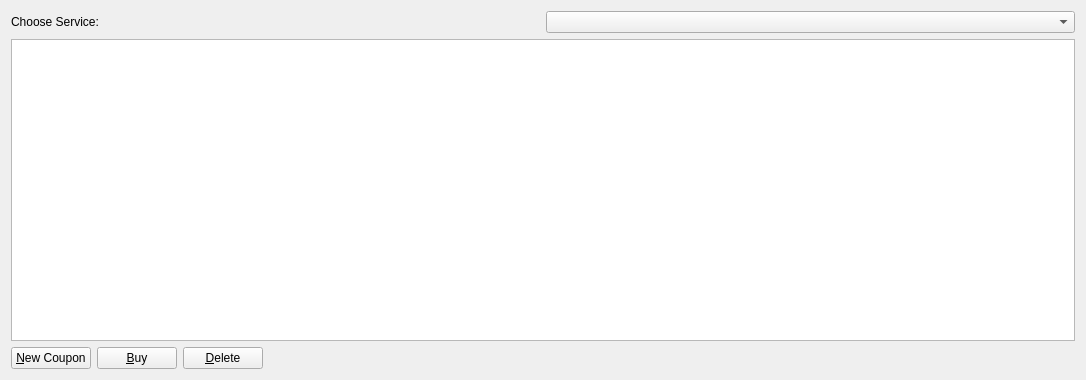
<?xml version="1.0" encoding="UTF-8"?>
<ui version="4.0">
    <class>CouponPage</class>
    <widget class="QWidget" name="CouponPage">
        <property name="geometry">
            <rect>
                <x>0</x>
                <y>0</y>
                <width>1086</width>
                <height>380</height>
            </rect>
        </property>
        <property name="windowTitle">
            <string>Coupon Page</string>
        </property>
        <layout class="QVBoxLayout" name="verticalLayout">
            <item>
                <layout class="QHBoxLayout" name="horizontalLayout">
                    <item>
                        <widget class="QLabel" name="serviceLabel">
                            <property name="text">
                                <string>Choose Service:</string>
                            </property>
                            <property name="alignment">
                                <set>Qt::AlignLeading|Qt::AlignLeft|Qt::AlignVCenter</set>
                            </property>
                        </widget>
                    </item>
                    <item>
                        <widget class="QComboBox" name="couponService">
                            <property name="toolTip">
                                <string>Choose the coupon service</string>
                            </property>
                        </widget>
                    </item>
                </layout>
            </item>
            <item>
                <widget class="QTableView" name="tableView">
                    <property name="font">
                        <font>
                            <family>Helvetica</family>
                            <weight>50</weight>
                            <bold>false</bold>
                        </font>
                    </property>
                    <property name="contextMenuPolicy">
                        <enum>Qt::CustomContextMenu</enum>
                    </property>
                    <property name="tabKeyNavigation">
                        <bool>false</bool>
                    </property>
                    <property name="alternatingRowColors">
                        <bool>true</bool>
                    </property>
                    <property name="selectionMode">
                        <enum>QAbstractItemView::SingleSelection</enum>
                    </property>
                    <property name="selectionBehavior">
                        <enum>QAbstractItemView::SelectRows</enum>
                    </property>
                    <property name="sortingEnabled">
                        <bool>true</bool>
                    </property>
                    <attribute name="verticalHeaderVisible">
                        <bool>false</bool>
                    </attribute>
                </widget>
            </item>
            <item>
                <layout class="QHBoxLayout" name="bottomLayout">
                    <item>
                        <widget class="QPushButton" name="newCoupon">
                            <property name="font">
                                <font>
                                    <family>Helvetica</family>
                                    <weight>50</weight>
                                    <bold>false</bold>
                                </font>
                            </property>
                            <property name="toolTip">
                                <string>Create a new coupon</string>
                            </property>
                            <property name="text">
                                <string>&amp;New Coupon</string>
                            </property>
                        </widget>
                    </item>
                    <item>
                        <widget class="QPushButton" name="buyCoupon">
                            <property name="font">
                                <font>
                                    <family>Helvetica</family>
                                    <weight>50</weight>
                                    <bold>false</bold>
                                </font>
                            </property>
                            <property name="toolTip">
                                <string>Buy the currently selected coupon</string>
                            </property>
                            <property name="text">
                                <string>&amp;Buy</string>
                            </property>
                        </widget>
                    </item>
                    <item>
                        <widget class="QPushButton" name="deleteCoupon">
                            <property name="font">
                                <font>
                                    <family>Helvetica</family>
                                    <weight>50</weight>
                                    <bold>false</bold>
                                </font>
                            </property>
                            <property name="toolTip">
                                <string>Delete the currently selected coupon</string>
                            </property>
                            <property name="text">
                                <string>&amp;Delete</string>
                            </property>
                        </widget>
                    </item>
                    <item>
                        <spacer name="horizontalSpacer">
                            <property name="orientation">
                                <enum>Qt::Horizontal</enum>
                            </property>
                            <property name="sizeHint" stdset="0">
                                <size>
                                    <width>40</width>
                                    <height>20</height>
                                </size>
                            </property>
                        </spacer>
                    </item>
                </layout>
            </item>
        </layout>
    </widget>
    <resources>
        <include location="../bitcoin.qrc"/>
    </resources>
    <connections/>
</ui>
